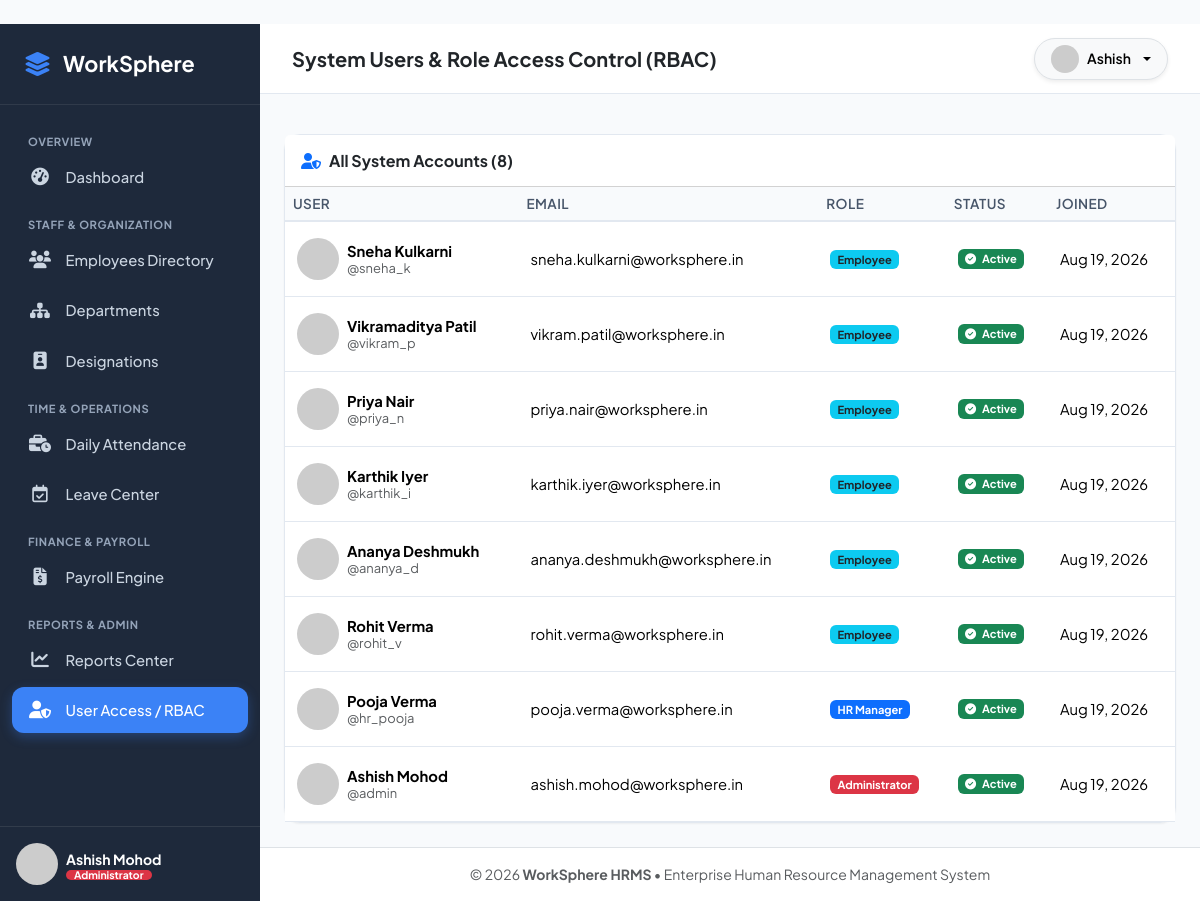
/accounts/users/ (signed in), run on the app's committed database.
### accounts/models.py (models this page shows, shortened)
class User(AbstractUser):
    role = models.CharField(
        max_length=20,
        choices=UserRole.choices,
        default=UserRole.EMPLOYEE,
        help_text="Role determining access permissions within WorkSphere."
    )
    phone = models.CharField(max_length=20, blank=True, null=True)
    profile_picture = models.ImageField(upload_to='avatars/', blank=True, null=True)
    is_verified = models.BooleanField(default=True)
    created_at = models.DateTimeField(auto_now_add=True)
    updated_at = models.DateTimeField(auto_now=True)
    @property
    def get_role_badge(self):
        badges = {
            UserRole.ADMIN: 'bg-danger',
            UserRole.HR: 'bg-primary',
            UserRole.EMPLOYEE: 'bg-info text-dark',
        }
        return badges.get(self.role, 'bg-secondary')
    @property
    def get_avatar_url(self):
        if self.profile_picture and hasattr(self.profile_picture, 'url'):
            return self.profile_picture.url
        return f"https://ui-avatars.com/api/?name={self.get_full_name() or self.username}&background=2563eb&color=fff"

### accounts/views.py (the view)
# urls.py: path('users/', views.user_list_view, name='user_list'),
@login_required
@hr_required
def user_list_view(request):
    users = User.objects.all().order_by('-created_at')
    return render(request, 'accounts/user_list.html', {'users': users})

### templates/accounts/user_list.html (shortened to what this page needs)
﻿{% extends 'base.html' %}
{% block page_title %}System Users & Role Access Control (RBAC){% endblock %}
{% block content %}
<div class="card card-custom">
    <div class="card-header bg-white p-3 d-flex justify-content-between align-items-center">
        <h6 class="fw-bold mb-0 text-dark"><i class="fa-solid fa-user-shield me-2 text-primary"></i>All System Accounts ({{ users.count }})</h6>
    </div>
    <div class="table-responsive">
        <table class="table table-custom table-hover align-middle mb-0">
            <thead>
                <tr>
                    <th>User</th>
                    <th>Email</th>
                    <th>Role</th>
                    <th>Status</th>
                    <th>Joined</th>
                </tr>
            </thead>
            <tbody>
                {% for u in users %}
                <tr>
                    <td>
                        <div class="d-flex align-items-center gap-2">
                            <img src="{{ u.get_avatar_url }}" alt="{{ u.username }}" class="avatar-img">
                            <div>
                                <div class="fw-bold">{{ u.get_full_name|default:u.username }}</div>
                                <span class="text-muted small">@{{ u.username }}</span>
                            </div>
                        </div>
                    </td>
                    <td>{{ u.email|default:'-' }}</td>
                    <td>
                        <span class="badge {{ u.get_role_badge }}">{{ u.get_role_display }}</span>
                    </td>
                    <td>
                        {% if u.is_active %}
                        <span class="badge bg-success"><i class="fa-solid fa-circle-check me-1"></i> Active</span>
                        {% else %}
                        <span class="badge bg-secondary">Disabled</span>
                        {% endif %}
                    </td>
                    <td>{{ u.date_joined|date:"M d, Y" }}</td>
                </tr>
                {% empty %}
                <tr>
                    <td colspan="5" class="text-center py-4 text-muted">No users found.</td>
                </tr>
                {% endfor %}
            </tbody>
        </table>
    </div>
</div>
{% endblock %}

### templates/base.html (shortened to what this page needs)
﻿<!DOCTYPE html>
<html lang="en">
<head>
    <link href="https://cdn.jsdelivr.net/npm/bootstrap@5.3.2/dist/css/bootstrap.min.css" rel="stylesheet">
    <link rel="stylesheet" href="https://cdnjs.cloudflare.com/ajax/libs/font-awesome/6.5.1/css/all.min.css">
    {% load static %}
    <link rel="stylesheet" href="{% static 'css/style.css' %}">
</head>
<body>
    <div id="app-wrapper">
        <aside id="sidebar">
            <div class="sidebar-brand">
                <i class="fa-solid fa-layer-group fs-4"></i>
                <span>WorkSphere</span>
            </div>
            <ul class="sidebar-menu">
                <li class="menu-header">Overview</li>
                <li>
                    <a href="{% url 'dashboard:index' %}" class="sidebar-link {% if request.resolver_match.app_name == 'dashboard' and request.resolver_match.url_name == 'index' %}active{% endif %}">
                        <i class="fa-solid fa-gauge-high"></i>
                        <span>Dashboard</span>
                    </a>
                </li>
                {% if user.role == 'ADMIN' or user.role == 'HR' or user.is_superuser %}
                <li class="menu-header">Staff & Organization</li>
                <li>
                    <a href="{% url 'employees:list' %}" class="sidebar-link {% if request.resolver_match.app_name == 'employees' and 'department' not in request.path and 'designation' not in request.path %}active{% endif %}">
                        <i class="fa-solid fa-users"></i>
                        <span>Employees Directory</span>
                    </a>
                </li>
                <li>
                    <a href="{% url 'employees:department_list' %}" class="sidebar-link {% if 'departments' in request.path %}active{% endif %}">
                        <i class="fa-solid fa-sitemap"></i>
                        <span>Departments</span>
                    </a>
                </li>
                <li>
                    <a href="{% url 'employees:designation_list' %}" class="sidebar-link {% if 'designations' in request.path %}active{% endif %}">
                        <i class="fa-solid fa-id-badge"></i>
                        <span>Designations</span>
                    </a>
                </li>
                {% endif %}
                <li class="menu-header">Time & Operations</li>
                <li>
                    <a href="{% url 'attendance:list' %}" class="sidebar-link {% if request.resolver_match.app_name == 'attendance' and request.resolver_match.url_name == 'list' %}active{% endif %}">
                        <i class="fa-solid fa-business-time"></i>
                        <span>Daily Attendance</span>
                    </a>
                </li>
                <li>
                    <a href="{% url 'leave_management:list' %}" class="sidebar-link {% if request.resolver_match.app_name == 'leave_management' and request.resolver_match.url_name == 'list' %}active{% endif %}">
                        <i class="fa-regular fa-calendar-check"></i>
                        <span>Leave Center</span>
                    </a>
                </li>
                <li class="menu-header">Finance & Payroll</li>
                <li>
                    <a href="{% url 'payroll:list' %}" class="sidebar-link {% if request.resolver_match.app_name == 'payroll' and request.resolver_match.url_name == 'list' %}active{% endif %}">
                        <i class="fa-solid fa-file-invoice-dollar"></i>
                        <span>Payroll Engine</span>
                    </a>
                </li>
                {% if user.role == 'ADMIN' or user.role == 'HR' or user.is_superuser %}
                <li class="menu-header">Reports & Admin</li>
                <li>
                    <a href="{% url 'dashboard:reports' %}" class="sidebar-link {% if request.resolver_match.url_name == 'reports' %}active{% endif %}">
                        <i class="fa-solid fa-chart-line"></i>
                        <span>Reports Center</span>
                    </a>
                </li>
                <li>
                    <a href="{% url 'accounts:user_list' %}" class="sidebar-link {% if request.resolver_match.app_name == 'accounts' and request.resolver_match.url_name == 'user_list' %}active{% endif %}">
                        <i class="fa-solid fa-user-shield"></i>
                        <span>User Access / RBAC</span>
                    </a>
                </li>
                {% endif %}
            </ul>
            <div class="p-3 border-top border-secondary border-opacity-25 mt-auto">
                <div class="d-flex align-items-center gap-2">
                    <img src="{{ user.get_avatar_url }}" alt="{{ user.username }}" class="avatar-img">
                    <div class="overflow-hidden">
                        <div class="text-white fw-bold text-truncate small">{{ user.get_full_name|default:user.username }}</div>
                        <span class="badge {{ user.get_role_badge }} py-0 px-2 small" style="font-size: 0.65rem;">{{ user.get_role_display }}</span>
                    </div>
                </div>
            </div>
        </aside>
        <div id="main-content">
            <header class="top-navbar">
                <div class="d-flex align-items-center gap-3">
                    <h5 class="fw-bold mb-0 text-dark">{% block page_title %}Dashboard{% endblock %}</h5>
                </div>
                <div class="d-flex align-items-center gap-3">
                    <div class="dropdown">
                        <button class="btn btn-light d-flex align-items-center gap-2 rounded-pill px-3 border dropdown-toggle shadow-sm" type="button" data-bs-toggle="dropdown">
                            <img src="{{ user.get_avatar_url }}" class="rounded-circle" width="28" height="28" alt="avatar">
                            <span class="fw-semibold small d-none d-md-inline">{{ user.first_name|default:user.username }}</span>
                        </button>
                    </div>
                </div>
            </header>
            <div class="px-4 pt-3">
            </div>
            <main class="flex-grow-1 p-4">
                {% block content %}{% endblock %}
            </main>
            <footer class="bg-white border-top py-3 px-4 text-center text-muted small">
                <span>&copy; 2026 <strong>WorkSphere HRMS</strong> &bull; Enterprise Human Resource Management System</span>
            </footer>
        </div>
    </div>
</body>
</html>

### static/css/style.css (style rules this page uses)
body { background-color: #f8fafc; color: var(--text-main); font-family: 'Plus Jakarta Sans', system-ui, -apple-system, sans-serif; min-height: 100vh; display: flex; flex-direction: column; }
#app-wrapper { display: flex; width: 100%; min-height: 100vh; }
#sidebar { width: 260px; background-color: var(--sidebar-bg); color: #f8fafc; flex-shrink: 0; display: flex; flex-direction: column; transition: all 0.3s ease; z-index: 1000; }
#sidebar .sidebar-brand { padding: 1.5rem; font-size: 1.35rem; font-weight: 700; color: #ffffff; display: flex; align-items: center; gap: 0.75rem; border-bottom: 1px solid rgba(255, 255, 255, 0.08); }
#sidebar .sidebar-brand i { color: var(--primary-color); }
#sidebar .sidebar-menu { padding: 1rem 0.75rem; list-style: none; margin: 0; flex-grow: 1; overflow-y: auto; }
.menu-header { font-size: 0.7rem; text-transform: uppercase; letter-spacing: 0.05em; color: #94a3b8; padding: 0.75rem 1rem 0.25rem; font-weight: 700; }
.sidebar-link { display: flex; align-items: center; gap: 0.85rem; padding: 0.75rem 1rem; color: #cbd5e1; text-decoration: none; border-radius: var(--radius-md); font-weight: 500; font-size: 0.925rem; margin-bottom: 0.25rem; transition: all 0.2s ease; }
.sidebar-link.active { color: #ffffff; background-color: var(--primary-color); box-shadow: 0 4px 12px rgba(59, 130, 246, 0.3); }
.sidebar-link i { font-size: 1.1rem; width: 24px; text-align: center; }
#main-content { flex-grow: 1; display: flex; flex-direction: column; min-width: 0; overflow-x: hidden; }
.top-navbar { background: #ffffff; border-bottom: 1px solid var(--border-color); padding: 0.85rem 2rem; display: flex; align-items: center; justify-content: space-between; position: sticky; top: 0; z-index: 900; }
.card-custom { background: #ffffff; border: 1px solid var(--border-color); border-radius: var(--radius-lg); box-shadow: var(--shadow-sm); }
.table-custom th { background-color: #f8fafc; color: #475569; font-weight: 600; font-size: 0.85rem; text-transform: uppercase; letter-spacing: 0.03em; border-bottom: 2px solid var(--border-color); }
.table-custom td { vertical-align: middle; font-size: 0.925rem; border-bottom: 1px solid var(--border-color); padding: 1rem 0.75rem; }
.avatar-img { width: 42px; height: 42px; border-radius: 50%; object-fit: cover; }

### data on the page
User: get_full_name "Ashish Mohod", role "Administrator", first_name "Ashish", username "admin", email "ashish.mohod@worksphere.in", is_active True (drawn), date_joined "Aug 19, 2026"
User: get_full_name "Sneha Kulkarni", username "sneha_k", email "sneha.kulkarni@worksphere.in", role "Employee", is_active True (drawn), date_joined "Aug 19, 2026"
User: get_full_name "Vikramaditya Patil", username "vikram_p", email "vikram.patil@worksphere.in", role "Employee", is_active True (drawn), date_joined "Aug 19, 2026"
User: get_full_name "Priya Nair", username "priya_n", email "priya.nair@worksphere.in", role "Employee", is_active True (drawn), date_joined "Aug 19, 2026"
User: get_full_name "Karthik Iyer", username "karthik_i", email "karthik.iyer@worksphere.in", role "Employee", is_active True (drawn), date_joined "Aug 19, 2026"
User: get_full_name "Ananya Deshmukh", username "ananya_d", email "ananya.deshmukh@worksphere.in", role "Employee", is_active True (drawn), date_joined "Aug 19, 2026"
User: get_full_name "Rohit Verma", username "rohit_v", email "rohit.verma@worksphere.in", role "Employee", is_active True (drawn), date_joined "Aug 19, 2026"
User: get_full_name "Pooja Verma", username "hr_pooja", email "pooja.verma@worksphere.in", role "HR Manager", is_active True (drawn), date_joined "Aug 19, 2026"

### other printed values
{{ users.count }} "8"
